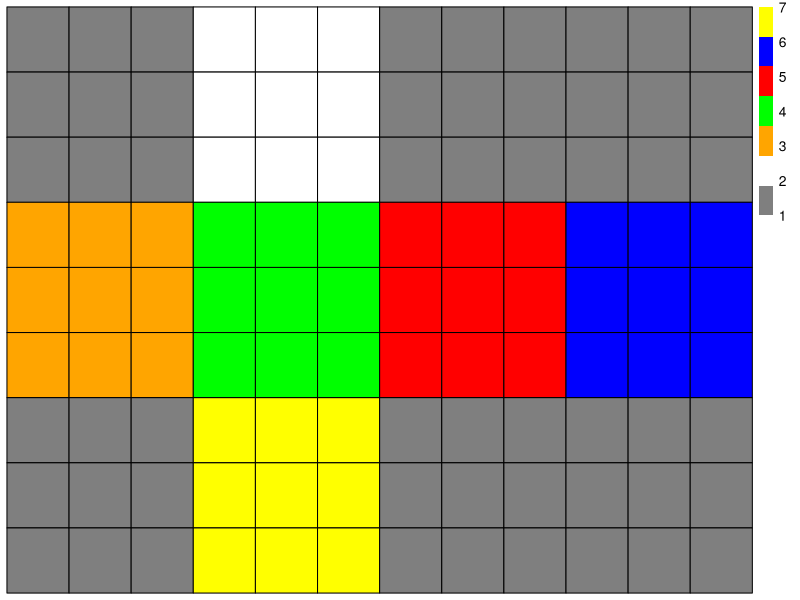
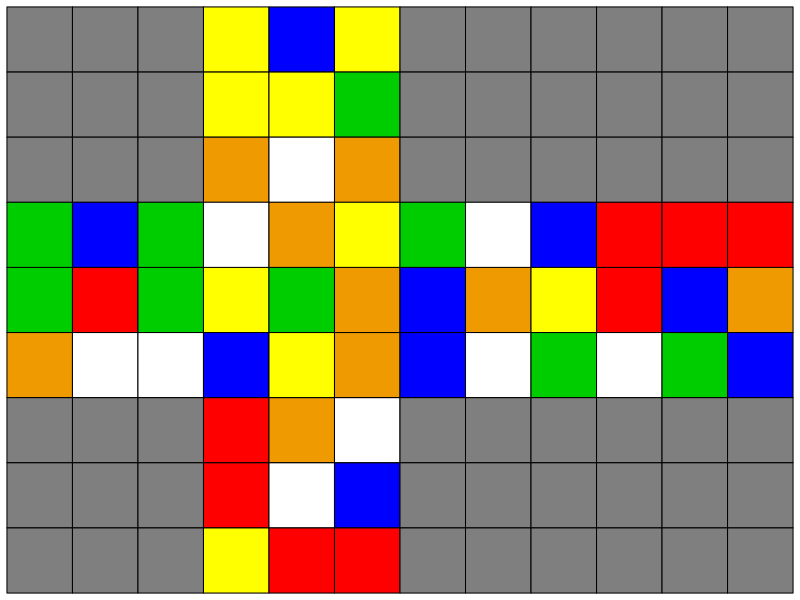

The R source for these figures, in order:
## ---- chunk 1
knitr::opts_chunk$set(echo = TRUE)
library(pheatmap)
library(tidyverse)
## ---- chunk 2

CW<-function(face){
  faceDV<-face
  face[1,1]<-faceDV[3,1]
  face[1,2]<-faceDV[2,1]
  face[1,3]<-faceDV[1,1]
  face[2,1]<-faceDV[3,2]    
  face[2,3]<-faceDV[1,2]
  face[3,1]<-faceDV[3,3]
  face[3,2]<-faceDV[2,3]
  face[3,3]<-faceDV[1,3]
  return(face)
} # Clockwise rotation of a 3x3 face
CCW<-function(face){
  face<-CW(CW(CW(face)))
  return(face)
} # Counterclockwise rotation of a 3x3 face

X<-function(cube){
  cubeDV<-cube
  
  up<-cube[1:3, 4:6] #
  left<-cube[4:6, 1:3]             #
  front<-cube[4:6, 4:6] #
  right<-cube[4:6, 7:9]            #
  back<-cube[4:6, 10:12] #
  down<-cube[7:9, 4:6]             #
  
  cube[1:3, 4:6]<-front #up
  cube[4:6, 1:3]<-CCW(left)         #left
  cube[4:6, 4:6]<-down # front
  cube[4:6, 7:9]<-CW(right)         # right
  cube[4:6, 10:12]<-CW(CW(up)) # back
  cube[7:9, 4:6]<-CW(CW(back))      #down
  
  return(cube)
} # rotate cube 90 degrees CW on X axis
Xp<-function(cube){
  return(X(X(X(cube))))
} # rotate cube 90 degrees CCW on X axis
Y<-function(cube){
  cubeDV<-cube
  
  up<-cube[1:3, 4:6]
  left<-cube[4:6, 1:3]
  front<-cube[4:6, 4:6]
  right<-cube[4:6, 7:9]
  back<-cube[4:6, 10:12]
  down<-cube[7:9, 4:6]
  
  cube[1:3, 4:6]<-CW(up)
  cube[4:6, 1:3]<-front
  cube[4:6, 4:6]<-right
  cube[4:6, 7:9]<-back
  cube[4:6, 10:12]<-left
  cube[7:9, 4:6]<-CCW(down)
  
  return(cube)
} # rotate cube 90 degrees CW on Y axis
Yp<-function(cube){
  return(Y(Y(Y(cube))))
} # rotate cube 90 degrees CCW on Y axis
Z<-function(cube){
  cubeDV<-cube
  
  up<-cube[1:3, 4:6]
  left<-cube[4:6, 1:3]
  front<-cube[4:6, 4:6]
  right<-cube[4:6, 7:9]
  back<-cube[4:6, 10:12]
  down<-cube[7:9, 4:6]
  
  cube[1:3, 4:6]<-CW(left)
  cube[4:6, 1:3]<-CW(down)
  cube[4:6, 4:6]<-CW(front)
  cube[4:6, 7:9]<-CW(up)
  cube[4:6, 10:12]<-CCW(back)
  cube[7:9, 4:6]<-CW(right)
  
  return(cube)
} # rotate cube 90 degrees CW on Z axis
Zp<-function(cube){
  return(Z(Z(Z(cube))))
} # rotate cube 90 degrees CCW on Z axis

Turn_CW<-function(cube){
  cubeDV<-cube
  
  up<-cube[1:3, 4:6]
  left<-leftDV<-cube[4:6, 1:3]
  front<-frontDV<-cube[4:6, 4:6]
  right<-rightDV<-cube[4:6, 7:9]
  back<-backDV<-cube[4:6, 10:12]
  
  left[1,]<-frontDV[1,]
  front[1,]<-rightDV[1,]
  right[1,]<-backDV[1,]
  back[1,]<-leftDV[1,]
  
  cube[1:3, 4:6]<-CW(up)
  cube[4:6, 1:3]<-left
  cube[4:6, 4:6]<-front
  cube[4:6, 7:9]<-right
  cube[4:6, 10:12]<-back
  
  return(cube)
} # preform a U move
Turn_CCW<-function(cube){
  
  return(Turn_CW(Turn_CW(Turn_CW(cube))))
} # preform a U' move

scrambler<-function(n){
moves<-matrix(c("R", "R'", "l", "l'", "R2",
                "L", "L'", "r", "r'", "L2",
                "U", "U'", "d", "d'", "U2",
                "D", "D'", "u", "u'", "D2",
                "F", "F'", "b", "b'", "F2",
                "B", "B'", "f", "f'", "B2",
                "M", "M'", "z", "z'", "M2",
                "x", "x'", "y", "y'", "y"), nrow=8, byrow=T)
dv1<-sample(1:8, 1)
scram<-c()
for(i in 1:n){
  scram<-c(scram, moves[dv1, sample(1:5,1)])
  dv2<-1:8 ; dv2<-dv2[-dv1]
  dv1<-sample(dv2, 1)
} # ensures no redundant moves; (R', R) is impossible
return(noquote(scram))
} # generates a random scramble with n moves. can adjust moveset here

gif<-function(fps, title="gif"){
  ## list file names and read in
imgs <- list.files("/Users/nicklatina/Desktop/cube", full.names = T)
imgs<-imgs[order(imgs)]
img_list <- lapply(imgs, image_read)

## join the images together
img_joined <- image_join(img_list)

## animate at 2 frames per second
img_animated <- image_animate(img_joined, fps = fps)

## view animated image
#img_animated

## save to disk
image_write(image = img_animated,
            path = paste("/Users/nicklatina/Desktop/",title,".gif", sep=""))
} #gif maker function
## ---- chunk 3

ogcube=matrix(rep(0, 12*9), nrow=9)

UF<-c(0,3) # in a normal matrix for one face[(1,1),(1,2),(1,3),(2,1),(2,2)..etc], The U face will require adding 0 to every row and 3 to every column
LF<-c(3,0)
FF<-c(3,3)
RF<-c(3,6)
BF<-c(3,9)
DF<-c(6,3)
faces<-list(UF,LF,FF,RF,BF,DF)

# Create solved cube
for(C in 1:6){
  for(i in ((1:3) + faces[[C]][1])){
    for(j in ((1:3) + faces[[C]][2])){
      ogcube[i,j]<-C
    }
  }
}

color<-colorRampPalette(c("grey50","white", "orange", "green", "red", "blue", "yellow"))(7)

pheatmap(ogcube+1,
         color = color, border_color="black",
         cluster_rows=FALSE, cluster_cols=FALSE)


## ---- chunk 4
cube<-ogcube #resets for easy re-scrambling

scram = c("R2", "L2", "D2", "U2", "F2", "B2")
## ---- chunk 5
cube<-ogcube #resets for easy re-scrambling

scram =c("U'", "R2", "L2", "F2", "B2", "U'", "R", "L", "F", "B'", "U", "F2", "D2", "R2", "L2", "F2", "U2", "F2", "U'", "F2")
## ---- chunk 6
cube<-ogcube #resets for easy re-scrambling

scram = c("U", "R2", "F", "B", "R", "B2", "R", "U2", "L", "B2", "R", "U'", "D'", "R2", "F", "R'", "L", "B2","U2", "F2")
## ---- chunk 7
cube<-ogcube #resets for easy re-scrambling

scram = c("U'", "L'", "U'", "F'", "R2", "B'", "R", "F", "U", "B2", "U", "B'", "L", "U'", "F", "U", "R", "F'")
## ---- chunk 8
cube<-ogcube #resets for easy re-scrambling

scram<-scrambler(30)
## ---- chunk 9
for(i in 1:length(scram)){
  DV_cube<-cube
  DV_cube<-matrix(case_when(
    
                  scram[i] == "U" ~ Turn_CW(cube),
                  scram[i] == "U'" ~ Turn_CCW(cube),
                  scram[i] == "D" ~ X(X(Turn_CW(X(X(cube))))),
                  scram[i] == "D'" ~ X(X(Turn_CCW(X(X(cube))))),
                  scram[i] == "R" ~ Z(Turn_CW(Zp(cube))),
                  scram[i] == "R'" ~ Z(Turn_CCW(Zp(cube))),
                  scram[i] == "L" ~ Zp(Turn_CW(Z(cube))),
                  scram[i] == "L'" ~ Zp(Turn_CCW(Z(cube))),
                  scram[i] == "F" ~ Xp(Turn_CW(X(cube))),
                  scram[i] == "F'" ~ Xp(Turn_CCW(X(cube))),
                  scram[i] == "B" ~ X(Turn_CW(Xp(cube))),
                  scram[i] == "B'" ~ X(Turn_CCW(Xp(cube))),
                  scram[i] == "U2" ~ Turn_CW(Turn_CW(cube)),
                  scram[i] == "D2" ~ X(X(Turn_CW(Turn_CW(X(X(cube)))))),
                  scram[i] == "R2" ~ Z(Turn_CW(Turn_CW(Zp(cube)))),
                  scram[i] == "L2" ~ Zp(Turn_CW(Turn_CW(Z(cube)))),
                  scram[i] == "F2" ~ Xp(Turn_CW(Turn_CW(X(cube)))),
                  scram[i] == "B2" ~ X(Turn_CW(Turn_CW(Xp(cube)))),
                  scram[i] == "u" ~ Y(X(X(Turn_CW(X(X(cube)))))),
                  scram[i] == "u'" ~ Yp(X(X(Turn_CCW(X(X(cube)))))),
                  scram[i] == "d" ~ Yp(Turn_CW(cube)),
                  scram[i] == "d'" ~ Y(Turn_CCW(cube)),
                  scram[i] == "r" ~ X(Zp(Turn_CW(Z(cube)))),
                  scram[i] == "r'" ~ Xp(Zp(Turn_CCW(Z(cube)))),
                  scram[i] == "l" ~ Xp(Z(Turn_CW(Zp(cube)))),
                  scram[i] == "l'" ~ X(Z(Turn_CCW(Zp(cube)))),
                  scram[i] == "f" ~ Z(X(Turn_CW(Xp(cube)))),
                  scram[i] == "f'" ~ Zp(X(Turn_CCW(Xp(cube)))),
                  scram[i] == "b" ~ Zp(Xp(Turn_CW(X(cube)))),
                  scram[i] == "b'" ~ Z(Xp(Turn_CCW(X(cube)))),
                  scram[i] == "M" ~ Z(Turn_CW(Zp(Xp(Zp(Turn_CCW(Z(cube))))))),
                  scram[i] == "M'" ~ Z(Turn_CCW(Zp(X(Zp(Turn_CW(Z(cube))))))),
                  scram[i] == "M2" ~ Z(Turn_CCW(Turn_CCW(X(X(Turn_CW(Turn_CW(Z(cube)))))))),
                  scram[i] == "x" ~ X(cube),
                  scram[i] == "x'" ~ X(X(X(cube))),
                  scram[i] == "y" ~ Y(cube),
                  scram[i] == "y'" ~ Y(Y(Y(cube))),
                  scram[i] == "z" ~ Z(cube),
                  scram[i] == "z'" ~ Z(Z(Z(cube))),
                  
                
                  ), nrow=9, byrow=F)
  cube<-DV_cube
}


## ---- chunk 10
color<-colorRampPalette(c("grey50","white", "orange2", "green3", "red", "blue", "yellow"))(7)# ; show_col(color, labels=F)

noquote(scram)
pheatmap(cube,
         color = color, border_color="black",
         cluster_rows=FALSE, cluster_cols=FALSE,
         legend = F
         )

